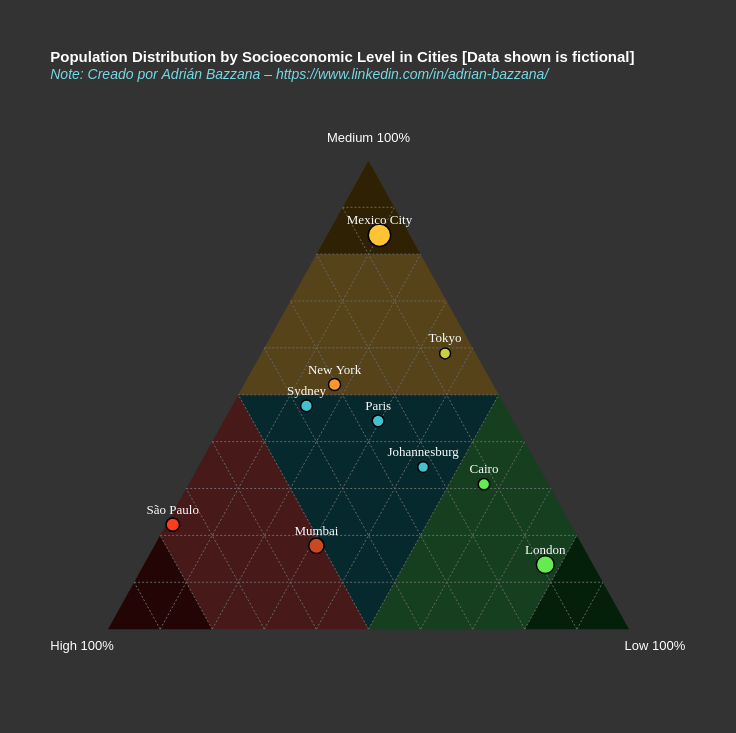

Source (Vega-Lite JSON):
### Vega specification from a JSON file in a GitHub repository (floating-point values rounded to 4 significant figures)
{"$schema": "https://vega.github.io/schema/vega/v6.json", "background": "#333333", "padding": 50, "width": 625, "height": 541.2, "title": {"text": ["Population Distribution by Socioeconomic Level in Cities [Data shown is fictional]"], "subtitle": "Note: Creado por Adrián Bazzana – https://www.linkedin.com/in/adrian-bazzana/", "fontSize": 15, "subtitleFontSize": 14, "subtitleFontStyle": "italic", "anchor": "start", "color": "#ffffff", "subtitleColor": "#76d9e4", "offset": 50}, "style": "cell", "data": [{"name": "source_0", "values": [{"x": 0.25, "y": 0.433}, {"x": 0.75, "y": 0.433}, {"x": 0.5, "y": 0}]}, {"name": "source_1", "values": [{"x": 0, "y": 0}, {"x": 0.25, "y": 0.433}, {"x": 0.5, "y": 0}]}, {"name": "source_2", "values": [{"x": 0, "y": 0}, {"x": 0.1, "y": 0.1732}, {"x": 0.2, "y": 0}]}, {"name": "source_3", "values": [{"x": 1, "y": 0}, {"x": 0.75, "y": 0.433}, {"x": 0.5, "y": 0}]}, {"name": "source_4", "values": [{"x": 1, "y": 0}, {"x": 0.9, "y": 0.1732}, {"x": 0.8, "y": 0}]}, {"name": "source_5", "values": [{"x": 0.5, "y": 0.866}, {"x": 0.25, "y": 0.433}, {"x": 0.75, "y": 0.433}]}, {"name": "source_6", "values": [{"x": 0.5, "y": 0.866}, {"x": 0.4, "y": 0.6928}, {"x": 0.6, "y": 0.6928}]}, {"name": "source_7", "values": [{"x": -0.05, "y": -0.05, "label": "High 100%"}, {"x": 1.05, "y": -0.05, "label": "Low 100%"}, {"x": 0.5, "y": 0.888, "label": "Medium 100%"}]}, {"name": "source_8", "values": [{"x": 0.1, "y": 0, "x2": 0.05, "y2": 0.0866}, {"x": 0.2, "y": 0, "x2": 0.1, "y2": 0.1732}, {"x": 0.3, "y": 0, "x2": 0.15, "y2": 0.2598}, {"x": 0.4, "y": 0, "x2": 0.2, "y2": 0.3464}, {"x": 0.5, "y": 0, "x2": 0.25, "y2": 0.433}, {"x": 0.6, "y": 0, "x2": 0.3, "y2": 0.5196}, {"x": 0.7, "y": 0, "x2": 0.35, "y2": 0.6062}, {"x": 0.8, "y": 0, "x2": 0.4, "y2": 0.6928}, {"x": 0.9, "y": 0, "x2": 0.45, "y2": 0.7794}, {"x": 0.9, "y": 0, "x2": 0.95, "y2": 0.0866}, {"x": 0.8, "y": 0, "x2": 0.9, "y2": 0.1732}, {"x": 0.7, "y": 0, "x2": 0.85, "y2": 0.2598}, {"x": 0.6, "y": 0, "x2": 0.8, "y2": 0.3464}, {"x": 0.5, "y": 0, "x2": 0.75, "y2": 0.433}, {"x": 0.4, "y": 0, "x2": 0.7, "y2": 0.5196}, {"x": 0.3, "y": 0, "x2": 0.65, "y2": 0.6062}, {"x": 0.2, "y": 0, "x2": 0.6, "y2": 0.6928}, {"x": 0.1, "y": 0, "x2": 0.55, "y2": 0.7794}, {"x": 0.05, "y": 0.0866, "x2": 0.95, "y2": 0.0866}, {"x": 0.1, "y": 0.1732, "x2": 0.9, "y2": 0.1732}, {"x": 0.15, "y": 0.2598, "x2": 0.85, "y2": 0.2598}, {"x": 0.2, "y": 0.3464, "x2": 0.8, "y2": 0.3464}, {"x": 0.25, "y": 0.433, "x2": 0.75, "y2": 0.433}, {"x": 0.3, "y": 0.5196, "x2": 0.7, "y2": 0.5196}, {"x": 0.35, "y": 0.6062, "x2": 0.65, "y2": 0.6062}, {"x": 0.4, "y": 0.6928, "x2": 0.6, "y2": 0.6928}, {"x": 0.45, "y": 0.7794, "x2": 0.55, "y2": 0.7794}]}, {"name": "source_9", "values": [{"City": "Tokyo", "Higt": 5, "Medium": 50, "Low": 30}, {"City": "New York", "Higt": 35, "Medium": 60, "Low": 20}, {"City": "Mumbai", "Higt": 115, "Medium": 40, "Low": 70}, {"City": "London", "Higt": 30, "Medium": 45, "Low": 252}, {"City": "São Paulo", "Higt": 120, "Medium": 35, "Low": 2}, {"City": "Paris", "Higt": 28, "Medium": 48, "Low": 32}, {"City": "Mexico City", "Higt": 32, "Medium": 458, "Low": 55}, {"City": "Cairo", "Higt": 12, "Medium": 30, "Low": 55}, {"City": "Sydney", "Higt": 40, "Medium": 50, "Low": 15}, {"City": "Johannesburg", "Higt": 18, "Medium": 28, "Low": 35}]}, {"name": "data_0", "source": "source_0", "transform": [{"type": "formula", "expr": "toNumber(datum[\"x\"])", "as": "x"}]}, {"name": "data_1", "source": "source_1", "transform": [{"type": "formula", "expr": "toNumber(datum[\"x\"])", "as": "x"}]}, {"name": "data_2", "source": "source_2", "transform": [{"type": "formula", "expr": "toNumber(datum[\"x\"])", "as": "x"}]}, {"name": "data_3", "source": "source_3", "transform": [{"type": "formula", "expr": "toNumber(datum[\"x\"])", "as": "x"}]}, {"name": "data_4", "source": "source_4", "transform": [{"type": "formula", "expr": "toNumber(datum[\"x\"])", "as": "x"}]}, {"name": "data_5", "source": "source_5", "transform": [{"type": "formula", "expr": "toNumber(datum[\"x\"])", "as": "x"}]}, {"name": "data_6", "source": "source_6", "transform": [{"type": "formula", "expr": "toNumber(datum[\"x\"])", "as": "x"}]}, {"name": "data_7", "source": "source_7", "transform": [{"type": "filter", "expr": "isValid(datum[\"x\"]) && isFinite(+datum[\"x\"]) && isValid(datum[\"y\"]) && isFinite(+datum[\"y\"])"}]}, {"name": "data_8", "source": "source_8", "transform": [{"type": "filter", "expr": "isValid(datum[\"x\"]) && isFinite(+datum[\"x\"]) && isValid(datum[\"y\"]) && isFinite(+datum[\"y\"])"}]}, {"name": "data_9", "source": "source_9", "transform": [{"type": "formula", "expr": "datum['Higt'] + datum['Medium'] + datum['Low']", "as": "TotalLevel"}, {"type": "formula", "expr": "datum['Higt']/datum.TotalLevel", "as": "high_percent"}, {"type": "formula", "expr": "datum['Medium']/datum.TotalLevel", "as": "medium_percent"}, {"type": "formula", "expr": "datum['Low']/datum.TotalLevel", "as": "low_percent"}, {"type": "formula", "expr": "0.5 * (2 * datum.low_percent + datum.medium_percent)", "as": "x"}, {"type": "formula", "expr": "0.866 * datum.medium_percent", "as": "y"}, {"type": "formula", "expr": "toString(isValid(datum['Higt']) ? datum['Higt'] : 0) + ' (' + toString(round((isValid(datum.high_percent) ? datum.high_percent : 0) * 100, 1)) + '%)'", "as": "tooltip_high"}, {"type": "formula", "expr": "toString(isValid(datum['Medium']) ? datum['Medium'] : 0) + ' (' + toString(round((isValid(datum.medium_percent) ? datum.medium_percent : 0) * 100, 1)) + '%)'", "as": "tooltip_medium"}, {"type": "formula", "expr": "toString(isValid(datum['Low']) ? datum['Low'] : 0) + ' (' + toString(round((isValid(datum.low_percent) ? datum.low_percent : 0) * 100, 1)) + '%)'", "as": "tooltip_low"}, {"type": "filter", "expr": "datum['City'] !== null"}, {"type": "formula", "expr": "length(datum['City'])", "as": "leng"}, {"type": "formula", "expr": "(datum.x*100 - length(datum['City']))/100", "as": "Xleng"}, {"type": "formula", "expr": "(datum.x*100 + length(datum['City']))/100", "as": "Xleng2"}, {"type": "formula", "expr": "datum['high_percent'] > 0.8 ? '#FF0F0F' : datum['medium_percent'] > 0.8 ? '#FFC333' : datum['low_percent'] > 0.8 ? '#32F95D' : datum['high_percent'] > 0.5 && datum['medium_percent'] > datum['low_percent'] ? '#ff3c18' : datum['high_percent'] > 0.5 && datum['medium_percent'] < datum['low_percent'] ? '#cb4922' : datum['medium_percent'] > 0.5 && datum['high_percent'] > datum['low_percent'] ? '#ff962a' : datum['medium_percent'] > 0.5 && datum['high_percent'] < datum['low_percent'] ? '#cbd03d' : datum['low_percent'] > 0.5 && datum['medium_percent'] < datum['high_percent'] ? '#65be49' : datum['low_percent'] > 0.5 && datum['medium_percent'] > datum['high_percent'] ? '#65eb52' : '#43c1ce'", "as": "color"}, {"type": "formula", "expr": "datum.medium_percent > 0.9 ? 15 : -15", "as": "dy_val"}]}, {"name": "data_10", "source": "data_9", "transform": [{"type": "filter", "expr": "isValid(datum[\"x\"]) && isFinite(+datum[\"x\"]) && isValid(datum[\"y\"]) && isFinite(+datum[\"y\"]) && isValid(datum[\"TotalLevel\"]) && isFinite(+datum[\"TotalLevel\"])"}]}, {"name": "data_11", "source": "data_9", "transform": [{"type": "filter", "expr": "isValid(datum[\"x\"]) && isFinite(+datum[\"x\"]) && isValid(datum[\"y\"]) && isFinite(+datum[\"y\"])"}]}], "marks": [{"name": "layer_0_marks", "type": "line", "style": ["line"], "sort": {"field": "x"}, "from": {"data": "data_0"}, "encode": {"update": {"fill": {"value": "#06292d"}, "stroke": {"value": null}, "description": {"signal": "\"x: \" + (format(datum[\"x\"], \"\")) + \"; y: \" + (format(datum[\"y\"], \"\"))"}, "x": {"scale": "x", "field": "x"}, "y": {"scale": "y", "field": "y"}, "defined": {"signal": "isValid(datum[\"x\"]) && isFinite(+datum[\"x\"]) && isValid(datum[\"y\"]) && isFinite(+datum[\"y\"])"}}}}, {"name": "layer_1_marks", "type": "line", "style": ["line"], "sort": {"field": "x"}, "from": {"data": "data_1"}, "encode": {"update": {"fill": {"value": "#481919"}, "stroke": {"value": null}, "description": {"signal": "\"x: \" + (format(datum[\"x\"], \"\")) + \"; y: \" + (format(datum[\"y\"], \"\"))"}, "x": {"scale": "x", "field": "x"}, "y": {"scale": "y", "field": "y"}, "defined": {"signal": "isValid(datum[\"x\"]) && isFinite(+datum[\"x\"]) && isValid(datum[\"y\"]) && isFinite(+datum[\"y\"])"}}}}, {"name": "layer_2_marks", "type": "line", "style": ["line"], "sort": {"field": "x"}, "from": {"data": "data_2"}, "encode": {"update": {"fill": {"value": "#240505"}, "stroke": {"value": null}, "description": {"signal": "\"x: \" + (format(datum[\"x\"], \"\")) + \"; y: \" + (format(datum[\"y\"], \"\"))"}, "x": {"scale": "x", "field": "x"}, "y": {"scale": "y", "field": "y"}, "defined": {"signal": "isValid(datum[\"x\"]) && isFinite(+datum[\"x\"]) && isValid(datum[\"y\"]) && isFinite(+datum[\"y\"])"}}}}, {"name": "layer_3_marks", "type": "line", "style": ["line"], "sort": {"field": "x"}, "from": {"data": "data_3"}, "encode": {"update": {"fill": {"value": "#153f1e"}, "stroke": {"value": null}, "description": {"signal": "\"x: \" + (format(datum[\"x\"], \"\")) + \"; y: \" + (format(datum[\"y\"], \"\"))"}, "x": {"scale": "x", "field": "x"}, "y": {"scale": "y", "field": "y"}, "defined": {"signal": "isValid(datum[\"x\"]) && isFinite(+datum[\"x\"]) && isValid(datum[\"y\"]) && isFinite(+datum[\"y\"])"}}}}, {"name": "layer_4_marks", "type": "line", "style": ["line"], "sort": {"field": "x"}, "from": {"data": "data_4"}, "encode": {"update": {"fill": {"value": "#041f0a"}, "stroke": {"value": null}, "description": {"signal": "\"x: \" + (format(datum[\"x\"], \"\")) + \"; y: \" + (format(datum[\"y\"], \"\"))"}, "x": {"scale": "x", "field": "x"}, "y": {"scale": "y", "field": "y"}, "defined": {"signal": "isValid(datum[\"x\"]) && isFinite(+datum[\"x\"]) && isValid(datum[\"y\"]) && isFinite(+datum[\"y\"])"}}}}, {"name": "layer_5_marks", "type": "line", "style": ["line"], "sort": {"field": "x"}, "from": {"data": "data_5"}, "encode": {"update": {"fill": {"value": "#564319"}, "stroke": {"value": null}, "description": {"signal": "\"x: \" + (format(datum[\"x\"], \"\")) + \"; y: \" + (format(datum[\"y\"], \"\"))"}, "x": {"scale": "x", "field": "x"}, "y": {"scale": "y", "field": "y"}, "defined": {"signal": "isValid(datum[\"x\"]) && isFinite(+datum[\"x\"]) && isValid(datum[\"y\"]) && isFinite(+datum[\"y\"])"}}}}, {"name": "layer_6_marks", "type": "line", "style": ["line"], "sort": {"field": "x"}, "from": {"data": "data_6"}, "encode": {"update": {"fill": {"value": "#2e2104"}, "stroke": {"value": null}, "description": {"signal": "\"x: \" + (format(datum[\"x\"], \"\")) + \"; y: \" + (format(datum[\"y\"], \"\"))"}, "x": {"scale": "x", "field": "x"}, "y": {"scale": "y", "field": "y"}, "defined": {"signal": "isValid(datum[\"x\"]) && isFinite(+datum[\"x\"]) && isValid(datum[\"y\"]) && isFinite(+datum[\"y\"])"}}}}, {"name": "layer_7_marks", "type": "text", "style": ["text"], "from": {"data": "data_7"}, "encode": {"update": {"dy": {"value": -10}, "fontSize": {"value": 13}, "fill": {"value": "#ffffff"}, "description": {"signal": "\"x: \" + (format(datum[\"x\"], \"\")) + \"; y: \" + (format(datum[\"y\"], \"\")) + \"; label: \" + (isValid(datum[\"label\"]) ? datum[\"label\"] : \"\"+datum[\"label\"])"}, "x": {"scale": "x", "field": "x"}, "y": {"scale": "y", "field": "y"}, "text": {"signal": "isValid(datum[\"label\"]) ? datum[\"label\"] : \"\"+datum[\"label\"]"}, "align": {"value": "center"}, "baseline": {"value": "middle"}}}}, {"name": "layer_8_marks", "type": "rule", "style": ["rule"], "from": {"data": "data_8"}, "encode": {"update": {"stroke": {"value": "#696969"}, "strokeDash": {"value": [2, 2]}, "description": {"signal": "\"x: \" + (format(datum[\"x\"], \"\")) + \"; y: \" + (format(datum[\"y\"], \"\")) + \"; x2: \" + (format(datum[\"x2\"], \"\")) + \"; y2: \" + (format(datum[\"y2\"], \"\"))"}, "x": {"scale": "x", "field": "x"}, "x2": {"scale": "x", "field": "x2"}, "y": {"scale": "y", "field": "y"}, "y2": {"scale": "y", "field": "y2"}}}}, {"name": "layer_9_layer_0_marks", "type": "symbol", "style": ["point"], "from": {"data": "data_10"}, "encode": {"update": {"opacity": {"value": 1}, "stroke": {"value": "#000000"}, "strokeWidth": {"value": 1.5}, "strokeOpacity": {"value": 1}, "tooltip": {"signal": "{\"City:\": isValid(datum[\"City\"]) ? datum[\"City\"] : \"\"+datum[\"City\"], \"🔴 High:\": isValid(datum[\"tooltip_high\"]) ? datum[\"tooltip_high\"] : \"\"+datum[\"tooltip_high\"], \"🟡 Medium:\": isValid(datum[\"tooltip_medium\"]) ? datum[\"tooltip_medium\"] : \"\"+datum[\"tooltip_medium\"], \"🟢 Low:\": isValid(datum[\"tooltip_low\"]) ? datum[\"tooltip_low\"] : \"\"+datum[\"tooltip_low\"]}"}, "fill": {"field": "color"}, "ariaRoleDescription": {"value": "point"}, "description": {"signal": "\"x: \" + (format(datum[\"x\"], \"\")) + \"; y: \" + (format(datum[\"y\"], \"\")) + \"; color: \" + (isValid(datum[\"color\"]) ? datum[\"color\"] : \"\"+datum[\"color\"]) + \"; TotalLevel: \" + (format(datum[\"TotalLevel\"], \"\")) + \"; City:: \" + (isValid(datum[\"City\"]) ? datum[\"City\"] : \"\"+datum[\"City\"]) + \"; 🔴 High:: \" + (isValid(datum[\"tooltip_high\"]) ? datum[\"tooltip_high\"] : \"\"+datum[\"tooltip_high\"]) + \"; 🟡 Medium:: \" + (isValid(datum[\"tooltip_medium\"]) ? datum[\"tooltip_medium\"] : \"\"+datum[\"tooltip_medium\"]) + \"; 🟢 Low:: \" + (isValid(datum[\"tooltip_low\"]) ? datum[\"tooltip_low\"] : \"\"+datum[\"tooltip_low\"])"}, "x": {"scale": "x", "field": "x"}, "y": {"scale": "y", "field": "y"}, "size": {"scale": "size", "field": "TotalLevel"}}}}, {"name": "layer_9_layer_1_marks", "type": "text", "style": ["text"], "from": {"data": "data_11"}, "encode": {"update": {"dy": {"signal": "datum.dy_val"}, "font": {"value": "Verdana"}, "fontSize": {"value": 13}, "fontWeight": {"value": 100}, "tooltip": {"signal": "{\"City:\": isValid(datum[\"City\"]) ? datum[\"City\"] : \"\"+datum[\"City\"], \"🔴 High:\": isValid(datum[\"tooltip_high\"]) ? datum[\"tooltip_high\"] : \"\"+datum[\"tooltip_high\"], \"🟡 Medium:\": isValid(datum[\"tooltip_medium\"]) ? datum[\"tooltip_medium\"] : \"\"+datum[\"tooltip_medium\"], \"🟢 Low:\": isValid(datum[\"tooltip_low\"]) ? datum[\"tooltip_low\"] : \"\"+datum[\"tooltip_low\"]}"}, "fill": {"value": "#ffffff"}, "description": {"signal": "\"x: \" + (format(datum[\"x\"], \"\")) + \"; y: \" + (format(datum[\"y\"], \"\")) + \"; City: \" + (isValid(datum[\"City\"]) ? datum[\"City\"] : \"\"+datum[\"City\"]) + \"; City:: \" + (isValid(datum[\"City\"]) ? datum[\"City\"] : \"\"+datum[\"City\"]) + \"; 🔴 High:: \" + (isValid(datum[\"tooltip_high\"]) ? datum[\"tooltip_high\"] : \"\"+datum[\"tooltip_high\"]) + \"; 🟡 Medium:: \" + (isValid(datum[\"tooltip_medium\"]) ? datum[\"tooltip_medium\"] : \"\"+datum[\"tooltip_medium\"]) + \"; 🟢 Low:: \" + (isValid(datum[\"tooltip_low\"]) ? datum[\"tooltip_low\"] : \"\"+datum[\"tooltip_low\"])"}, "x": {"scale": "x", "field": "x"}, "y": {"scale": "y", "field": "y"}, "text": {"signal": "isValid(datum[\"City\"]) ? datum[\"City\"] : \"\"+datum[\"City\"]"}, "align": {"value": "center"}, "baseline": {"value": "middle"}}}}], "scales": [{"name": "x", "type": "linear", "domain": {"fields": [{"data": "data_0", "field": "x"}, {"data": "data_1", "field": "x"}, {"data": "data_2", "field": "x"}, {"data": "data_3", "field": "x"}, {"data": "data_4", "field": "x"}, {"data": "data_5", "field": "x"}, {"data": "data_6", "field": "x"}, {"data": "data_7", "field": "x"}, {"data": "data_8", "field": "x"}, {"data": "data_8", "field": "x2"}, {"data": "data_10", "field": "x"}, {"data": "data_11", "field": "x"}]}, "range": [0, {"signal": "width"}], "nice": true, "zero": false}, {"name": "y", "type": "linear", "domain": {"fields": [{"data": "data_0", "field": "y"}, {"data": "data_1", "field": "y"}, {"data": "data_2", "field": "y"}, {"data": "data_3", "field": "y"}, {"data": "data_4", "field": "y"}, {"data": "data_5", "field": "y"}, {"data": "data_6", "field": "y"}, {"data": "data_7", "field": "y"}, {"data": "data_8", "field": "y"}, {"data": "data_8", "field": "y2"}, {"data": "data_10", "field": "y"}, {"data": "data_11", "field": "y"}]}, "range": [{"signal": "height"}, 0], "nice": true, "zero": true}, {"name": "size", "type": "linear", "domain": {"data": "data_10", "field": "TotalLevel"}, "range": [50, 500], "zero": true}], "config": {"axis": {"disable": true, "grid": false, "tickBand": "extent"}, "style": {"cell": {"stroke": "transparent"}}}}
